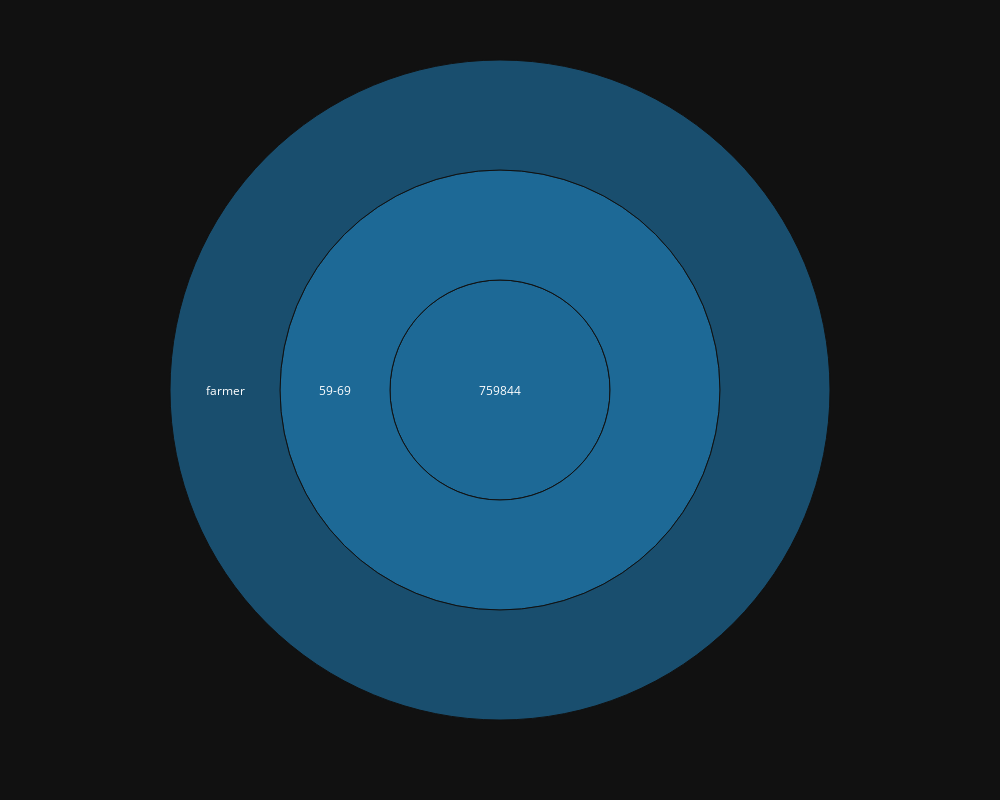

The notebook cell saved with this chart:
### Code cell
fig=px.sunburst(df_Demography,path=["inpatient_number","ageCat","occupation"],values="BMI",color="occupation",maxdepth =-3,width=1000,height=800,template="plotly_dark",color_discrete_sequence=px.colors.qualitative.Prism)
fig.show()

### Figure 1 — Plotly figure (JSON) as saved in the notebook; plotly's stock layout.template omitted (floating-point values rounded to 4 significant figures; data arrays with more than 128 entries replaced by an {"elided": "..."} marker saying what was removed)
{"data": [{"branchvalues": "total", "customdata": {"elided": "5997x1 str values"}, "domain": {"x": [0, 1], "y": [0, 1]}, "hovertemplate": "labels=%{label}<br>BMI=%{value}<br>parent=%{parent}<br>id=%{id}<br>occupation=%{customdata[0]}<extra></extra>", "ids": {"elided": "5997 str values"}, "labels": {"elided": "5997 str values"}, "level": "759844", "marker": {"colors": {"elided": "5997 str values"}}, "maxdepth": -3, "name": "", "parents": {"elided": "5997 str values"}, "type": "sunburst", "values": {"elided": "5997 float values"}}], "layout": {"height": 800, "legend": {"tracegroupgap": 0}, "margin": {"t": 60}, "sunburstcolorway": ["rgb(95, 70, 144)", "rgb(29, 105, 150)", "rgb(56, 166, 165)", "rgb(15, 133, 84)", "rgb(115, 175, 72)", "rgb(237, 173, 8)", "rgb(225, 124, 5)", "rgb(204, 80, 62)", "rgb(148, 52, 110)", "rgb(111, 64, 112)", "rgb(102, 102, 102)"], "width": 1000}}
